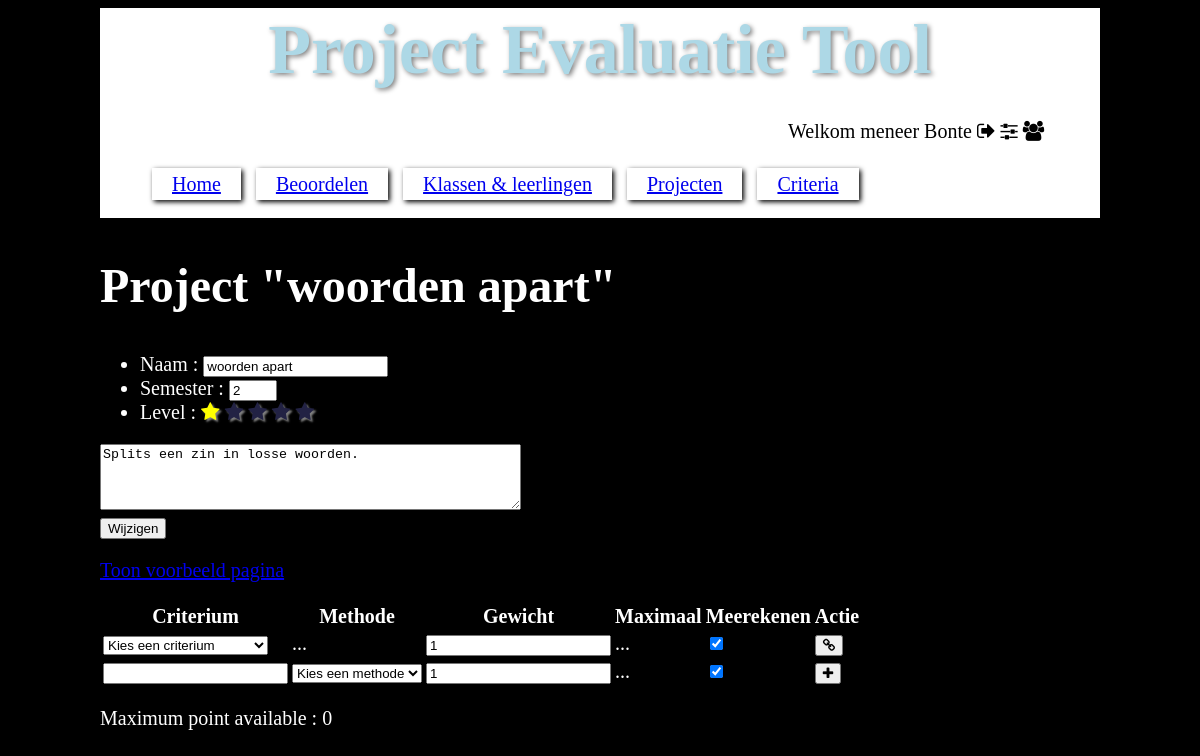
Screenshot of /project.php?id=2&edit (signed in) with the database file from the repository.
### tables this page shows
CREATE TABLE `project` (
  `id` int(11) NOT NULL AUTO_INCREMENT,
  `naam` varchar(45) NOT NULL,
  `semester` tinyint(1) NOT NULL,
  `sterren` tinyint(1) NOT NULL,
  `omschrijving` varchar(200) NOT NULL,
  `actief` tinyint(1) NOT NULL DEFAULT '1' COMMENT 'Kan dit project al dan niet toegewezen worden aan studenten?\nIs het lesmateriaal compleet. Zijn de opdrachten duidelijk. Is het nivo van het project in lijn met de capaciteiten van de klas?',
  `blauwdruk` tinyint(1) NOT NULL DEFAULT '0' COMMENT 'Kan dit project gebruikt worden als blauwdruk voor vergelijkbare projecten.\nDit project zal waarschijnlijk dan niet actief zijn, en kan niet gebruikt worden voor beoordelingen.\nVan alle projecten kan natuurlijk een kopie gemaakt worden als basis voor een nieuw project.',
  PRIMARY KEY (`id`)
);

### common/criteria.php (the view, shortened to what this page needs)
<?php
require_once "common/form_gen.php";
function print_select_method($selected_id = null, $label = null)
{
?>
		<?=$label?><select name="method">
		<option value="-1" disabled selected>Kies een methode</option>
<?php
	print "</select>";
}
?>
<?php
function print_select_unassigned_criterium($project_id)
{
?>
		<select name="criterium">
		<option value="-1" disabled selected>Kies een criterium</option>
<?php
	print "</select>";
}
function print_edit_project_criteria($project_id)
{
	global $database;
	$query = "SELECT groepid, criteriumid, gewicht, ROUND(m.max*gewicht,2) as max, c.naam as crit_naam, c.omschrijving as crit_omschrijving, pc.autocalc, methodeid, m.naam as methode_naam, m.omschrijving as methode_omschrijving FROM `project_criterium` pc, criterium c, beoordeling_methode m WHERE pc.criteriumid = c.id AND c.methodeid = m.id AND groepid = :id";
	$data = [
		"id" => $project_id
	];
	try {
		$stmt = $database->prepare($query);
		if ($stmt->execute($data))
		{
			$total = 0;
?>
			<table>
			<tr>
				<th>Criterium</th>
				<th>Methode</th>
				<th>Gewicht</th>
				<th>Maximaal</th>
				<th>Meerekenen</th>
				<th>Actie</th>
			</tr>
<?php
			print_add_project_criterium($project_id);
			print_create_project_criterium($project_id);
?>
			</table>
			<p>Maximum point available : <?=$total?></p>
<?php
		}
		else
		{
			debug_warning("Database refused to read criteria.");
		}
	} catch (Exception $ex) {
		debug_error("ERROR: Failed to load criteria : ", $ex);
	}
}
?>
<?php
function print_add_project_criterium($project_id)
{
?>
			<tr>
			<form>
				<td><?php print_select_unassigned_criterium($project_id); ?></td>
				<td>...</td>
				<td><input type="number" name="weight" step="0.05" value="1" /></td>
				<td>...</td>
				<td><input type="checkbox" name="autocalc" checked /></td>
				<td>
					<button type="submit" name="add_crit"><span class="fa fa-chain"></span></button>
				</td>
			</form>
			</tr>
<?php
}
function print_create_project_criterium($project_id)
{
?>
			<tr>
			<form>
				<td><input type="text" name="crit_name" required /></td>
				<td><?php print_select_method(); ?></td>
				<td><input type="number" name="weight" step="0.05" value="1" /></td>
				<td>...</td>
				<td><input type="checkbox" name="autocalc" checked /></td>
				<td>
					<button type="submit" name="create_crit"><span class="fa fa-plus"></span></button>
				</td>
			</form>
			</tr>
<?php
}
?>

### common/projects.php (shortened to what this page needs)
<?php
require_once "common/form_gen.php";
require_once "common/criteria.php";
?>
<?php
function print_edit_project_form($project_id)
{
	global $database;
	$query = "SELECT * FROM project WHERE id = :id";
	$data = [
		"id" => $project_id
	];
	try {
		$stmt = $database->prepare($query);
		if ($stmt->execute($data))
		{
			$row = $stmt->fetch(PDO::FETCH_ASSOC);
?>
			<h2>Project &quot;<?=$row["naam"]?>&quot;</h2>
			<form>
			<ul>
				<li>Naam : <input type="text" name="name" value="<?=$row["naam"]?>" /></li>
				<li>Semester : <input type="number" name="semester" min="1" max="8" value="<?=$row["semester"]?>" /></li>
				<li>Level : <input type="hidden" name="stars" value="<?=$row["sterren"]?>" />
<?php
			print_stars($row["sterren"], "stars");
?>
				</li>
			</ul>
			<textarea name="description" rows="4" cols="50"><?=$row["omschrijving"]?></textarea><br />
			<button type="submit" name="update_project">Wijzigen</button>
			</form>
			<p>
				<a href="beoordelen.php?id=<?=$project_id?>&example">Toon voorbeeld pagina</a>
			</p>
<?php
			print_edit_project_criteria($project_id);
		}
		else
		{
			debug_warning("Database refused to read project information.");
		}
	} catch (Exception $ex) {
		debug_error("ERROR: Failed to load project : ", $ex);
	}
}
?>

### common/form_gen.php (shortened to what this page needs)
?><input type="checkbox" name="<?=$name?>" <?=$checked?> /><?php
function print_stars($checked, $field = null)
{
	$js = "";
	echo "<span onmouseleave=\"update_star_size(0)\">";
	for ($i=0;$i<5;$i++)
	{
		if ($field) {
			$value = $i+1;
			$js = "onmouseover=\"update_star_size($value)\" onclick=\"update_star('$field', $value)\" name=\"sterretje_$value\"";
		}
		$yellow = "";
		if ($i<$checked)
		{
			$yellow = "checked";
		}
		echo "<span class=\"fa fa-star $yellow\" $js></span>\n\r";
	}
	echo "</span>";
}
?>

### styles/style.css (style rules this page uses)
html { font-size: 15pt; background-color: black; color: white; }
body { width: 1000px; margin-left: auto; margin-right: auto; }
h1 { font-size: 300%; }
h2 { font-size: 240%; }
div#navbar { background-color: white; padding: 2px; }
div#navbar h1 { font-size: 350%; color: lightblue; text-shadow: 2px 2px 5px gray; text-align: center; margin: 0px; }
div#navbar p { width: 300px; padding: 10px; color: black; margin-left: auto; }
div#navbar ul li { display: inline; width: 300px; padding: 5px; padding-left:20px; padding-right:20px; box-shadow: 2px 2px 5px black; margin-left: 10px; }
.fa { color: black; }
.fa-star { text-shadow: 2px 2px 2px gray; transition: 0.3s; color: #224; }
.checked { color: yellow; }

### rows the page displays
project: naam "woorden apart", name "woorden apart", semester "2", sterren 1 (drawn), description "Splits een zin in losse woorden."

### other values shown
$total "0"
